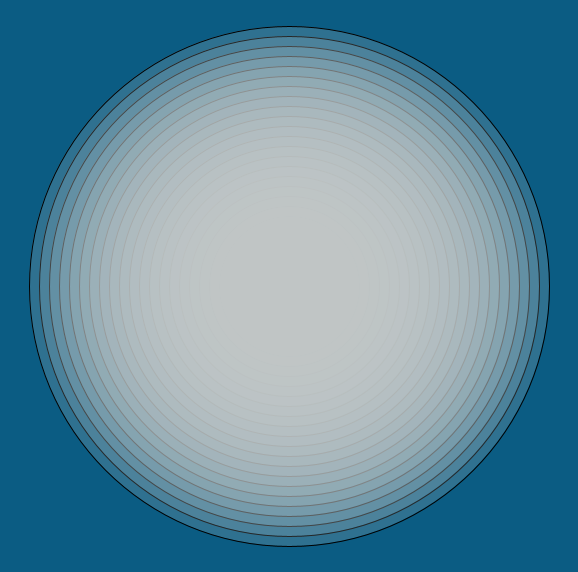
Frame 1 (no input)
Frame 60 (the mouse pressed at the canvas centre just before this capture): identical to frame 1, image omitted
Frame 120 (the mouse held since frame 60 and released just before this capture): identical to frame 1, image omitted

The Processing sketch that drew this single still picture (run headless with seeded random() and noise(); from frame 60 on, the mouse is pressed at the canvas centre):

// Processing sketch: processing_162006
// ── processing_162006.pde

void setup(){
  size(578,572);
  background(#0b5c83);
}

void draw(){
  background(#0b5c83);
  for(int i = 100; i<=520; i+=20){
    stroke(0);
    strokeWeight(1);
    fill(#c1c6c8,50);
    ellipseMode(CENTER);
    ellipse(289,286,i,i);
  }
}
